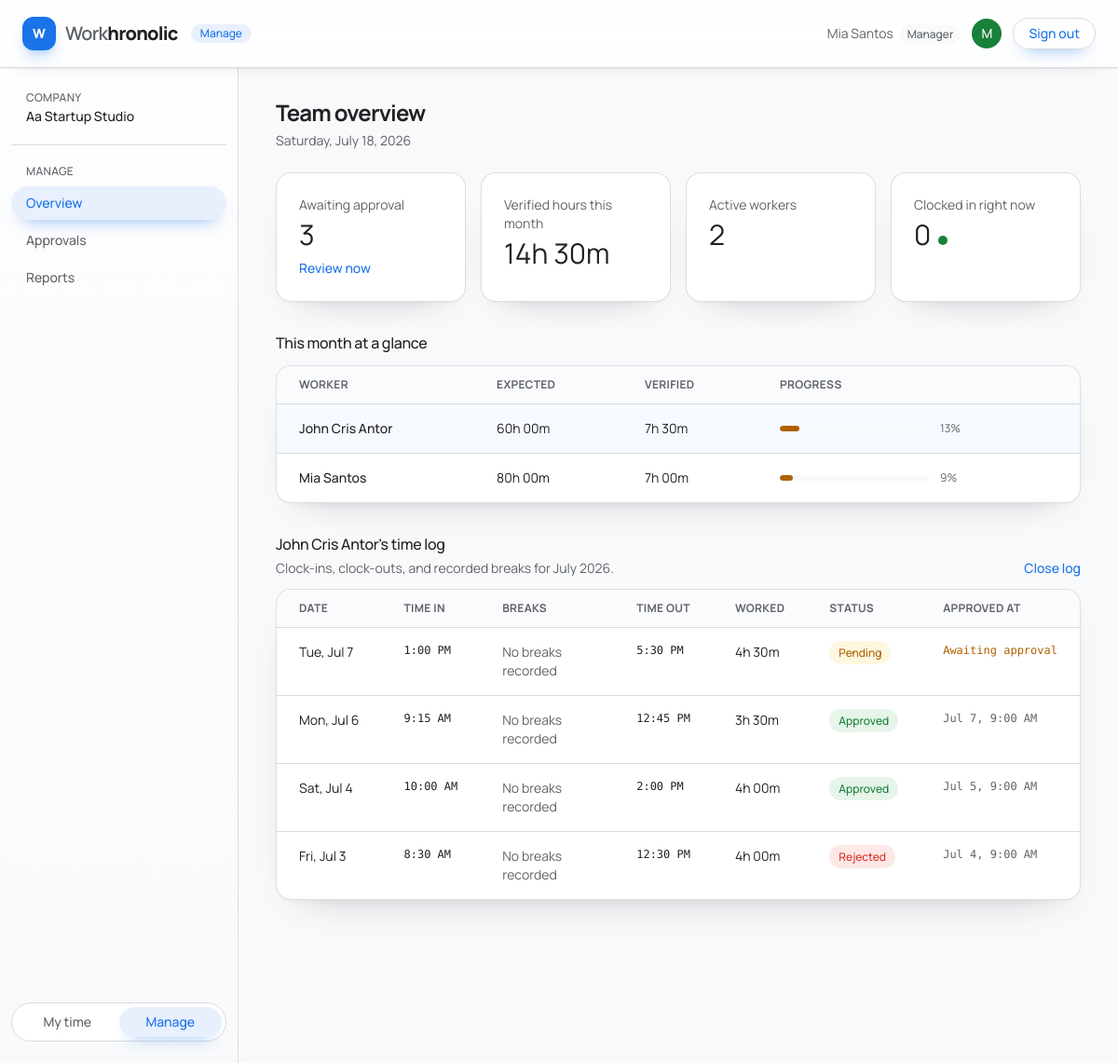
The page /admin/dashboard.php?worker=3 (signed in) on the database its author committed.
### tables this page shows
CREATE TABLE users (
  id INT UNSIGNED AUTO_INCREMENT PRIMARY KEY,
  company_id INT UNSIGNED NOT NULL,
  name VARCHAR(120) NOT NULL,
  email VARCHAR(190) NOT NULL UNIQUE,
  password_hash VARCHAR(255) NOT NULL,
  role ENUM('owner', 'manager', 'employee') NOT NULL DEFAULT 'employee',
  status ENUM('active', 'pending', 'inactive') NOT NULL DEFAULT 'pending',
  expected_hours SMALLINT UNSIGNED NOT NULL DEFAULT 0,
  created_at TIMESTAMP NOT NULL DEFAULT CURRENT_TIMESTAMP,
  updated_at TIMESTAMP NOT NULL DEFAULT CURRENT_TIMESTAMP ON UPDATE CURRENT_TIMESTAMP,
  CONSTRAINT fk_users_company
    FOREIGN KEY (company_id) REFERENCES companies(id)
    ON DELETE CASCADE,
  INDEX idx_users_company_status (company_id, status),
  INDEX idx_users_role (role)
);

CREATE TABLE time_entries (
  id INT UNSIGNED AUTO_INCREMENT PRIMARY KEY,
  company_id INT UNSIGNED NOT NULL,
  user_id INT UNSIGNED NOT NULL,
  work_date DATE NOT NULL,
  start_time TIME NOT NULL,
  end_time TIME NULL,
  break_seconds INT UNSIGNED NOT NULL DEFAULT 0,
  hours DECIMAL(6,2) NULL,
  status ENUM('active', 'pending', 'approved', 'rejected') NOT NULL DEFAULT 'pending',
  note TEXT NULL,
  review_comment TEXT NULL,
  reviewed_by INT UNSIGNED NULL,
  reviewed_at DATETIME NULL,
  created_at TIMESTAMP NOT NULL DEFAULT CURRENT_TIMESTAMP,
  updated_at TIMESTAMP NOT NULL DEFAULT CURRENT_TIMESTAMP ON UPDATE CURRENT_TIMESTAMP,
  CONSTRAINT fk_entries_company
    FOREIGN KEY (company_id) REFERENCES companies(id)
    ON DELETE CASCADE,
  CONSTRAINT fk_entries_user
    FOREIGN KEY (user_id) REFERENCES users(id)
    ON DELETE CASCADE,
  CONSTRAINT fk_entries_reviewer
    FOREIGN KEY (reviewed_by) REFERENCES users(id)
    ON DELETE SET NULL,
  INDEX idx_entries_user_date (user_id, work_date),
  INDEX idx_entries_company_status (company_id, status),
  INDEX idx_entries_company_date (company_id, work_date)
);

### includes/functions.php (called while the page is built, shortened)
<?php
function db(): mysqli
{
    global $db;
    return $db;
}
function db_bind(mysqli_stmt $stmt, string $types, array $params): void
{
    $refs = [$types];
    foreach ($params as $key => $value) {
        $refs[] = &$params[$key];
    }
    call_user_func_array([$stmt, 'bind_param'], $refs);
}
function db_execute(string $sql, string $types = '', array $params = []): mysqli_stmt
{
    $stmt = db()->prepare($sql);
    db_bind($stmt, $types, $params);
    $stmt->execute();
    return $stmt;
}
function db_one(string $sql, string $types = '', array $params = []): ?array
{
    $result = db_execute($sql, $types, $params)->get_result();
    $row = $result->fetch_assoc();
    return $row ?: null;
}
function db_all(string $sql, string $types = '', array $params = []): array
{
    $result = db_execute($sql, $types, $params)->get_result();
    return $result->fetch_all(MYSQLI_ASSOC);
}
function monthly_report(int $company_id, string $month): array
{
    $start = $month . '-01';
    $end = date('Y-m-t', strtotime($start));
    return db_all(
        "SELECT
             u.id,
             u.name AS worker,
             u.expected_hours AS expected,
             COALESCE(SUM(CASE WHEN te.status = 'approved' THEN te.hours ELSE 0 END), 0) AS verified,
             COALESCE(SUM(CASE WHEN te.status = 'pending' THEN te.hours ELSE 0 END), 0) AS pending,
             COUNT(te.id) AS entries
         FROM users u
         LEFT JOIN time_entries te
           ON te.user_id = u.id
          AND te.work_date BETWEEN ? AND ?
          AND te.status IN ('approved', 'pending')
         WHERE u.company_id = ?
           AND u.status = 'active'
           AND u.role IN ('manager', 'employee')
         GROUP BY u.id, u.name, u.expected_hours
         ORDER BY u.name",
        'ssi',
        [$start, $end, $company_id]
    );
}
function fetch_worker_time_logs(int $company_id, int $user_id, string $start_date, string $end_date): array
{
    $entries = db_all(
        "SELECT id, work_date AS date, start_time AS start, end_time AS end,
                break_seconds, hours, status, reviewed_at
         FROM time_entries
         WHERE company_id = ? AND user_id = ?
           AND work_date BETWEEN ? AND ?
         ORDER BY work_date DESC, start_time DESC, id DESC",
        'iiss',
        [$company_id, $user_id, $start_date, $end_date]
    );
    $breaks = db_all(
        "SELECT eb.entry_id, eb.break_start, eb.break_end
         FROM entry_breaks eb
         JOIN time_entries te ON te.id = eb.entry_id
         WHERE te.company_id = ? AND te.user_id = ?
           AND te.work_date BETWEEN ? AND ?
         ORDER BY eb.entry_id, eb.break_start",
        'iiss',
        [$company_id, $user_id, $start_date, $end_date]
    );
    $breaks_by_entry = [];
    return $entries;
}
function e(?string $value): string
{
    return htmlspecialchars($value ?? '', ENT_QUOTES | ENT_SUBSTITUTE, 'UTF-8');
}
function format_hours(float $hours): string
{
    $h = floor($hours);
    $m = round(($hours - $h) * 60);
    return $h . 'h ' . str_pad((string) $m, 2, '0', STR_PAD_LEFT) . 'm';
}

### includes/auth.php (called while the page is built, shortened)
<?php
function current_user(): ?array
{
    return $_SESSION['user'] ?? null;
}

### admin/dashboard.php (the view, shortened to what this page needs)
<?php
require_once __DIR__ . '/../includes/auth.php';
$user = current_user();
$company_id = (int) $user['company_id'];
$month_start = date('Y-m-01');
$month_end = date('Y-m-t');
$pending_row = db_one(
    "SELECT COUNT(*) AS total FROM time_entries WHERE company_id = ? AND status = 'pending'",
    'i',
    [$company_id]
);
$month_row = db_one(
    "SELECT COALESCE(SUM(hours), 0) AS total
     FROM time_entries
     WHERE company_id = ? AND status = 'approved' AND work_date BETWEEN ? AND ?",
    'iss',
    [$company_id, $month_start, $month_end]
);
$workers_row = db_one(
    "SELECT COUNT(*) AS total
     FROM users
     WHERE company_id = ? AND status = 'active' AND role IN ('manager', 'employee')",
    'i',
    [$company_id]
);
$clocked_row = db_one(
    "SELECT COUNT(*) AS total
     FROM time_entries
     WHERE company_id = ? AND status = 'active' AND end_time IS NULL",
    'i',
    [$company_id]
);
$stats = [
    'pending'    => (int) ($pending_row['total'] ?? 0),
    'month'      => (float) ($month_row['total'] ?? 0),
    'workers'    => (int) ($workers_row['total'] ?? 0),
    'clocked_in' => (int) ($clocked_row['total'] ?? 0),
];
$report_rows = monthly_report($company_id, date('Y-m'));
$selected_worker_id = filter_var($_GET['worker'] ?? null, FILTER_VALIDATE_INT, [
    'options' => ['min_range' => 1],
]);
$selected_worker = null;
$selected_logs = [];
if ($selected_worker_id) {
    foreach ($report_rows as $report_row) {
        if ((int) $report_row['id'] === $selected_worker_id) {
            $selected_worker = $report_row;
            $selected_logs = fetch_worker_time_logs($company_id, $selected_worker_id, $month_start, $month_end);
            break;
        }
    }
}
require __DIR__ . '/../includes/header.php';
?>
<h1 class="text-2xl font-normal">Team overview</h1>
<p class="mt-1 text-sm text-ggray"><?= e(date('l, F j, Y')) ?></p>
<div class="mt-6 grid gap-4 sm:grid-cols-2 lg:grid-cols-4">
  <div class="rounded-2xl border border-gline bg-white p-6">
    <p class="text-sm text-ggray">Awaiting approval</p>
    <p class="mt-1 text-3xl font-normal"><?= (int) $stats['pending'] ?></p>
    <a href="timesheets.php" class="mt-2 inline-block text-sm font-medium text-gblue hover:underline">Review now</a>
  </div>
  <div class="rounded-2xl border border-gline bg-white p-6">
    <p class="text-sm text-ggray">Verified hours this month</p>
    <p class="mt-1 text-3xl font-normal"><?= e(format_hours($stats['month'])) ?></p>
  </div>
  <div class="rounded-2xl border border-gline bg-white p-6">
    <p class="text-sm text-ggray">Active workers</p>
    <p class="mt-1 text-3xl font-normal"><?= (int) $stats['workers'] ?></p>
  </div>
  <div class="rounded-2xl border border-gline bg-white p-6">
    <p class="text-sm text-ggray">Clocked in right now</p>
    <p class="mt-1 flex items-baseline gap-2 text-3xl font-normal">
      <?= (int) $stats['clocked_in'] ?>
      <span class="h-2.5 w-2.5 animate-pulse rounded-full bg-ggreen" aria-hidden="true"></span>
    </p>
  </div>
</div>
<section class="mt-8" aria-labelledby="month-heading">
  <h2 id="month-heading" class="mb-3 text-base font-medium">This month at a glance</h2>
  <div class="overflow-x-auto rounded-2xl border border-gline bg-white">
    <table class="w-full min-w-[640px] text-left text-sm">
      <thead>
        <tr class="border-b border-gline text-xs font-medium uppercase tracking-wide text-ggray">
          <th class="px-6 py-3">Worker</th>
          <th class="px-6 py-3">Expected</th>
          <th class="px-6 py-3">Verified</th>
          <th class="px-6 py-3">Progress</th>
        </tr>
      </thead>
      <tbody>
        <?php foreach ($report_rows as $row):
          $pct = $row['expected'] > 0 ? min(100, round($row['verified'] / $row['expected'] * 100)) : 0; ?>
      <tr class="border-b border-gline last:border-0 hover:bg-gbg <?= $selected_worker && (int) $selected_worker['id'] === (int) $row['id'] ? 'bg-gblue-tint/40' : '' ?>">
          <td class="px-6 py-4 font-medium">
            <a href="dashboard.php?worker=<?= (int) $row['id'] ?>#worker-log"
               class="text-gink hover:text-gblue hover:underline"
               aria-current="<?= $selected_worker && (int) $selected_worker['id'] === (int) $row['id'] ? 'true' : 'false' ?>">
              <?= e($row['worker']) ?>
            </a>
          </td>
          <td class="px-6 py-4"><?= e(format_hours((float) $row['expected'])) ?></td>
          <td class="px-6 py-4"><?= e(format_hours($row['verified'])) ?></td>
          <td class="px-6 py-4">
            <div class="flex items-center gap-3">
              <div class="h-1.5 w-40 overflow-hidden rounded-full bg-gbg" role="presentation">
                <div class="h-full rounded-full <?= $pct >= 90 ? 'bg-ggreen' : ($pct >= 50 ? 'bg-gblue' : 'bg-gyellow') ?>"
                     style="width: <?= $pct ?>%"></div>
              </div>
              <span class="text-xs text-ggray"><?= $pct ?>%</span>
            </div>
          </td>
        </tr>
        <?php endforeach; ?>
      </tbody>
    </table>
  </div>
</section>
<?php if ($selected_worker): ?>
<section id="worker-log" class="mt-8" aria-labelledby="worker-log-heading">
  <div class="flex flex-wrap items-end justify-between gap-3">
    <div>
      <h2 id="worker-log-heading" class="text-base font-medium"><?= e($selected_worker['worker']) ?>'s time log</h2>
      <p class="mt-1 text-sm text-ggray">Clock-ins, clock-outs, and recorded breaks for <?= e(date('F Y', strtotime($month_start))) ?>.</p>
    </div>
    <a href="dashboard.php#month-heading" class="text-sm font-medium text-gblue hover:underline">Close log</a>
  </div>
  <div class="mt-3 overflow-x-auto rounded-2xl border border-gline bg-white">
    <table class="w-full min-w-[860px] text-left text-sm">
      <thead>
        <tr class="border-b border-gline text-xs font-medium uppercase tracking-wide text-ggray">
          <th class="px-6 py-3">Date</th>
          <th class="px-6 py-3">Time in</th>
          <th class="px-6 py-3">Breaks</th>
          <th class="px-6 py-3">Time out</th>
          <th class="px-6 py-3">Worked</th>
          <th class="px-6 py-3">Status</th>
          <th class="px-6 py-3">Approved at</th>
        </tr>
      </thead>
      <tbody>
        <?php if ($selected_logs): ?>
          <?php foreach ($selected_logs as $log): ?>
          <tr class="border-b border-gline align-top last:border-0 hover:bg-gbg">
            <td class="px-6 py-4 whitespace-nowrap"><?= e(date('D, M j', strtotime($log['date']))) ?></td>
            <td class="px-6 py-4 font-mono text-xs whitespace-nowrap"><?= e(date('g:i A', strtotime($log['start']))) ?></td>
            <td class="px-6 py-4">
              <?php if ($log['breaks']): ?>
                <ul class="space-y-1 font-mono text-xs text-ggray">
                  <?php foreach ($log['breaks'] as $break): ?>
                    <li><?= e(date('g:i A', strtotime($break['break_start']))) ?> – <?= $break['break_end'] ? e(date('g:i A', strtotime($break['break_end']))) : 'Ongoing' ?></li>
                  <?php endforeach; ?>
                </ul>
              <?php else: ?>
                <?php if ((int) $log['break_seconds'] > 0): ?>
                  <span class="text-ggray"><?= e(format_hours((int) $log['break_seconds'] / 3600)) ?> recorded (times unavailable)</span>
                <?php else: ?>
                  <span class="text-ggray">No breaks recorded</span>
                <?php endif; ?>
              <?php endif; ?>
            </td>
            <td class="px-6 py-4 font-mono text-xs whitespace-nowrap"><?= $log['end'] ? e(date('g:i A', strtotime($log['end']))) : '<span class="text-gblue">In progress</span>' ?></td>
            <td class="px-6 py-4 whitespace-nowrap"><?= $log['hours'] !== null ? e(format_hours((float) $log['hours'])) : '<span class="text-ggray">—</span>' ?></td>
            <td class="px-6 py-4"><?php
              $badges = [
                'approved' => 'bg-ggreen-tint text-ggreen',
                'pending'  => 'bg-gyellow-tint text-gyellow',
                'rejected' => 'bg-gred-tint text-gred',
                'active'   => 'bg-gblue-tint text-gblue',
              ];
            ?><span class="rounded-full px-2.5 py-1 text-xs font-medium <?= $badges[$log['status']] ?? '' ?>"><?= e(ucfirst($log['status'])) ?></span></td>
            <td class="px-6 py-4 whitespace-nowrap font-mono text-xs text-ggray">
              <?php if ($log['reviewed_at']): ?>
                <time datetime="<?= e($log['reviewed_at']) ?>" title="<?= e(date('F j, Y \a\t g:i A', strtotime($log['reviewed_at']))) ?>">
                  <?= e(date('M j, g:i A', strtotime($log['reviewed_at']))) ?>
                </time>
              <?php elseif ($log['status'] === 'pending'): ?>
                <span class="text-gyellow">Awaiting approval</span>
              <?php else: ?>
                —
              <?php endif; ?>
            </td>
          </tr>
          <?php endforeach; ?>
        <?php else: ?>
          <tr>
            <td colspan="7" class="px-6 py-10 text-center text-sm text-ggray">No time logs for this month.</td>
          </tr>
        <?php endif; ?>
      </tbody>
    </table>
  </div>
</section>
<?php endif; ?>
<?php require __DIR__ . '/../includes/footer.php'; ?>

### includes/header.php (style rules this page uses)
html { -webkit-font-smoothing: antialiased; }
body { background-color: #f8f9fa; }
h1 { font-weight: 700 !important; letter-spacing: -.035em; }
h2 { letter-spacing: -.018em; }
main .rounded-2xl.border { border-color: rgba(218, 220, 224, .94); box-shadow: 0 18px 42px -30px rgba(15, 23, 42, .36), 0 5px 12px -10px rgba(15, 23, 42, .14); }
button, a { transition: color .18s ease, background-color .18s ease, border-color .18s ease, box-shadow .18s ease, transform .18s ease; }
table thead { background: rgba(248, 250, 252, .72); }
table tbody tr { transition: background-color .16s ease; }

### rows shown on the page
users: name "John Cris Antor", expected_hours "60h 00m", verified "7h 30m", pct "13"
users: name "Mia Santos", expected_hours "80h 00m", verified "7h 00m", pct "9"
time_entries: work_date "Tue, Jul 7", start_time "1:00 PM", break_seconds "No breaks recorded", end_time "5:30 PM", hours "4h 30m", status "Pending", shows "Awaiting approval"
time_entries: work_date "Mon, Jul 6", start_time "9:15 AM", break_seconds "No breaks recorded", end_time "12:45 PM", hours "3h 30m", status "Approved", reviewed_at "Jul 7, 9:00 AM"
time_entries: work_date "Sat, Jul 4", start_time "10:00 AM", break_seconds "No breaks recorded", end_time "2:00 PM", hours "4h 00m", status "Approved", reviewed_at "Jul 5, 9:00 AM"
time_entries: work_date "Fri, Jul 3", start_time "8:30 AM", break_seconds "No breaks recorded", end_time "12:30 PM", hours "4h 00m", status "Rejected", reviewed_at "Jul 4, 9:00 AM"

### other values the page prints
$user['name'] "Mia Santos"
$user['role'] "Manager"
mb_strtoupper(mb_substr($user['name'], 0, 1)) "M"
$user['company'] "Aa Startup Studio"
$label "Overview"
$label "Approvals"
$label "Reports"
$stats['pending'] "3"
format_hours($stats['month']) "14h 30m"
$stats['workers'] "2"
$stats['clocked_in'] "0"
